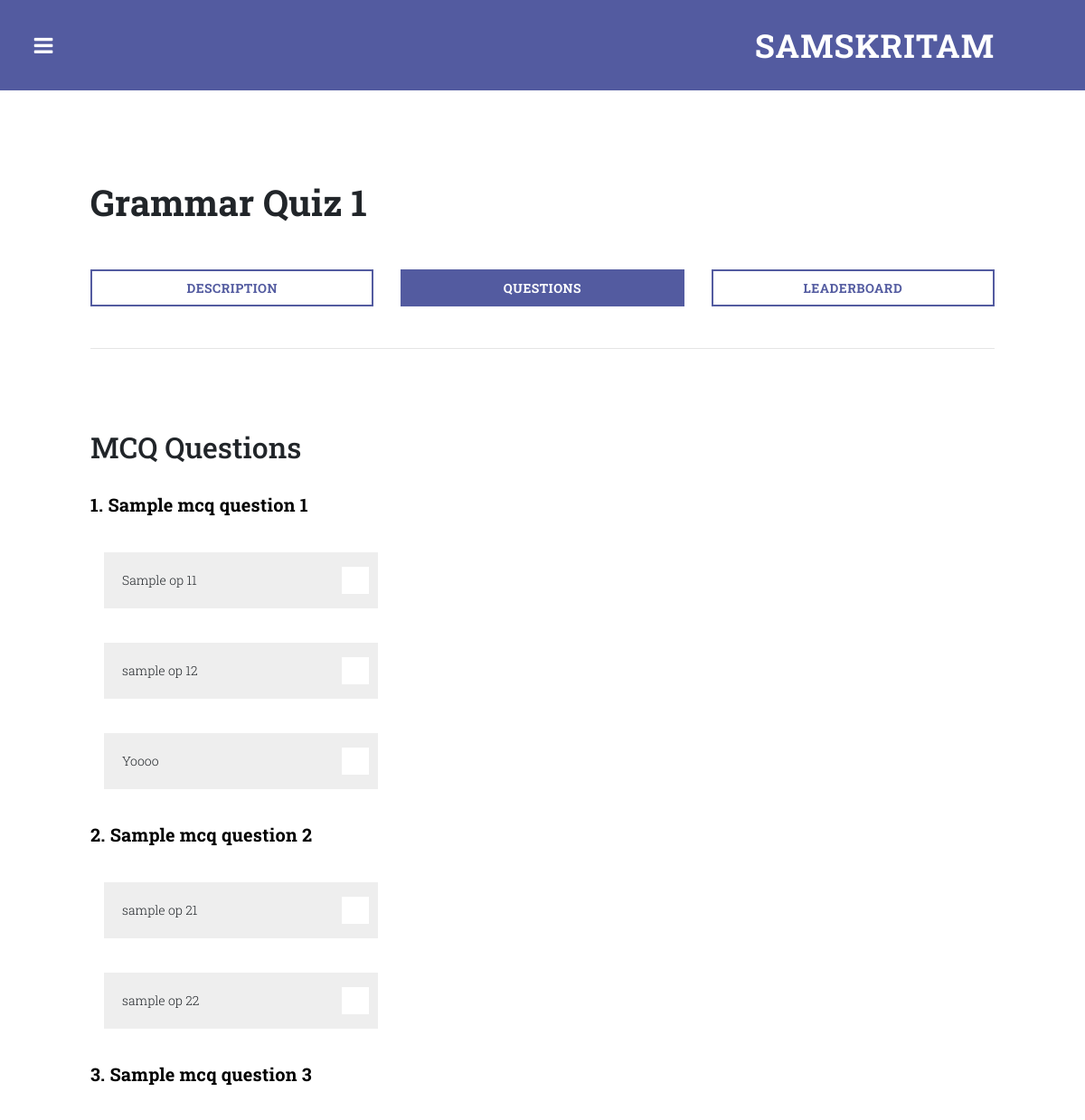
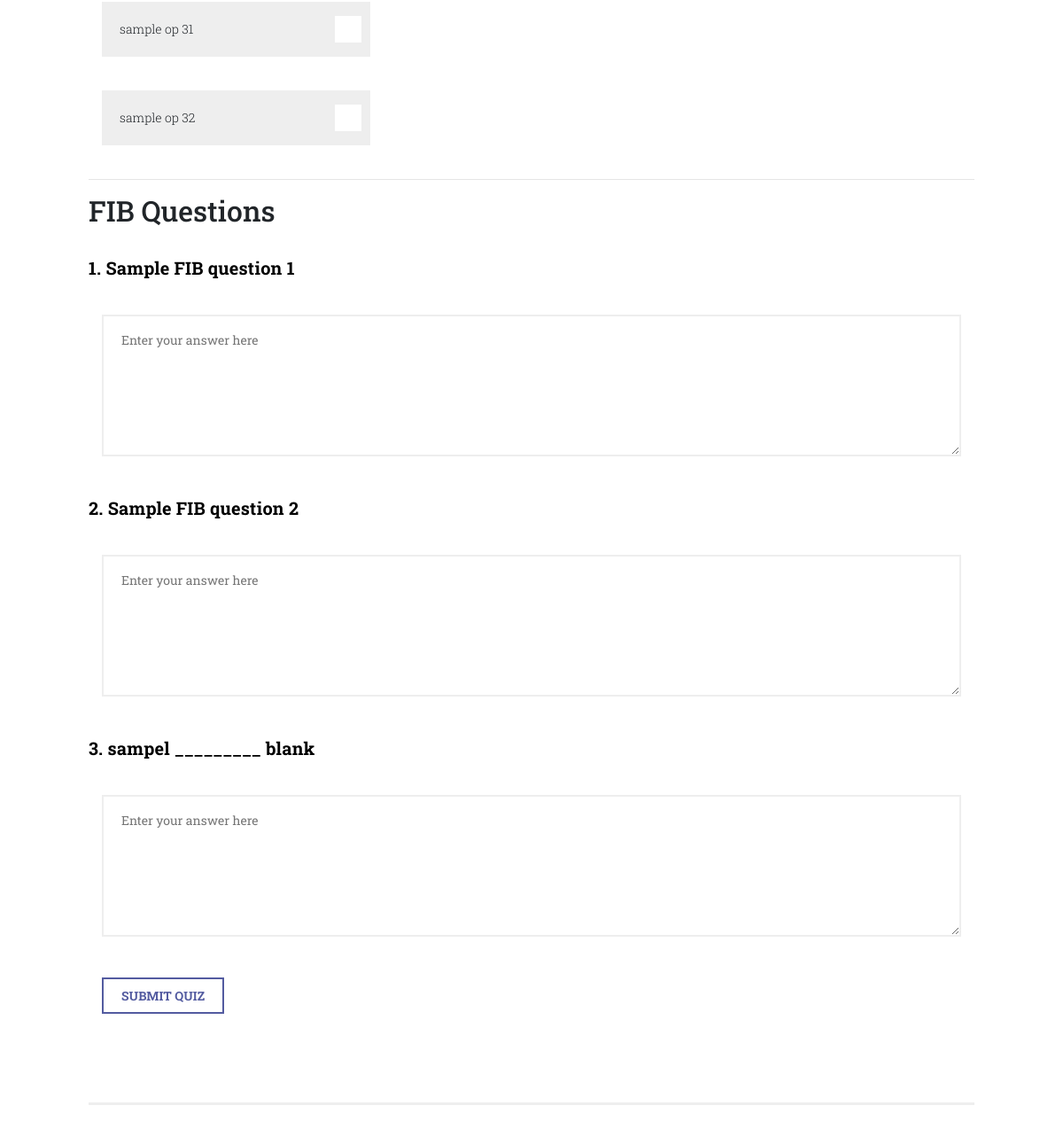
/competition_questions/1/ (signed in), run on an earlier commit of the app's database (2 pictures, top to bottom).
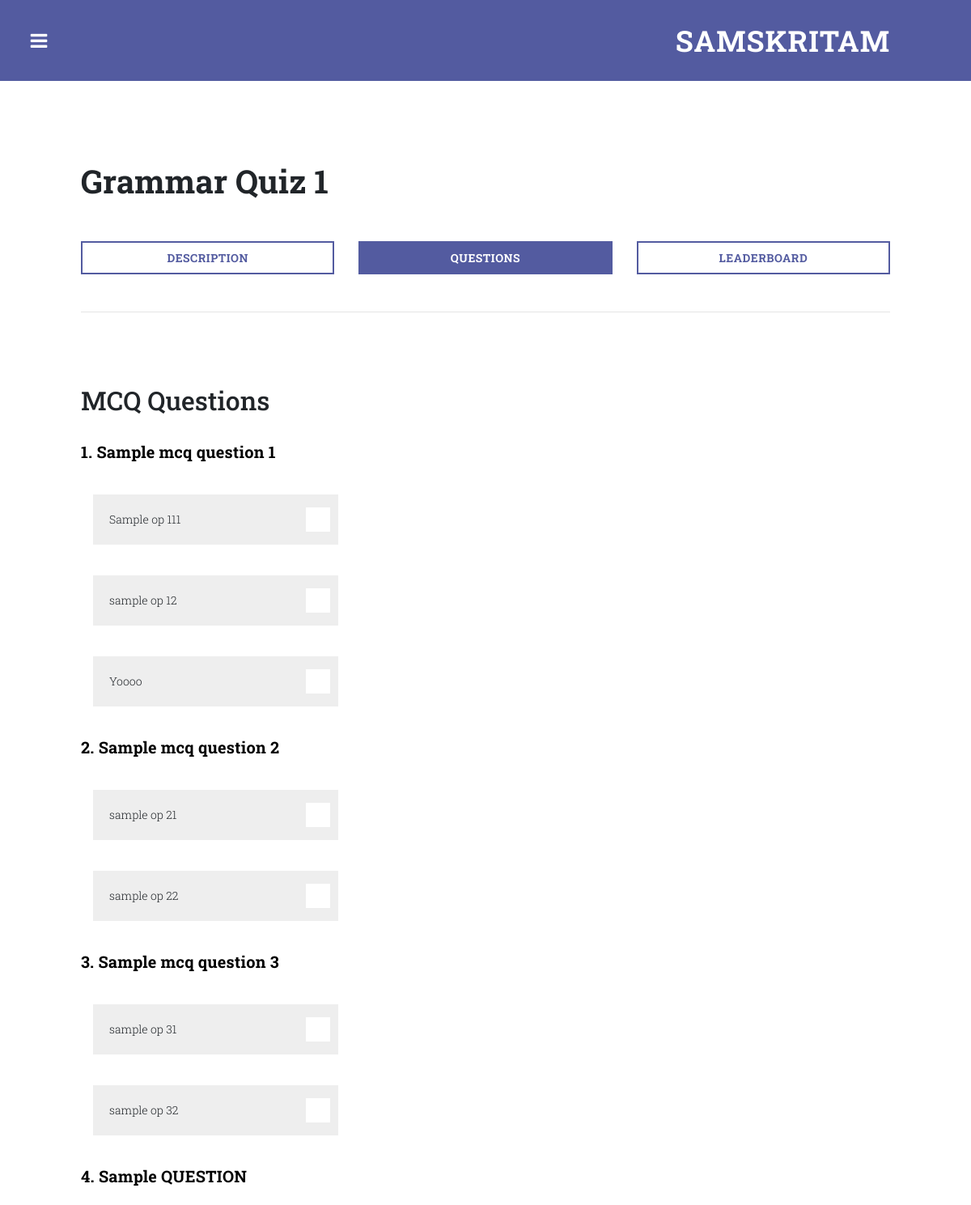
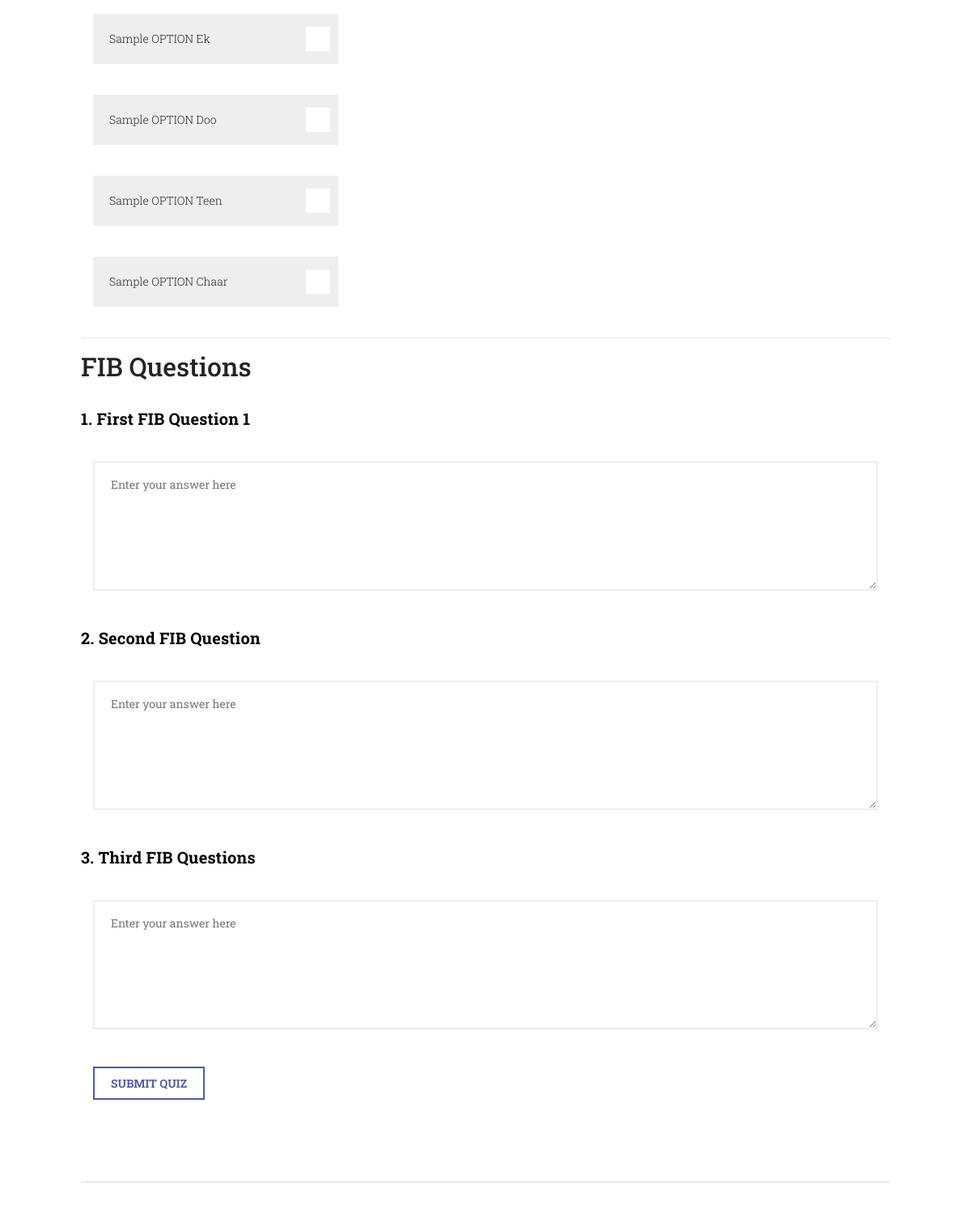
And on a later commit of the database (2 pictures, top to bottom).
### main/models.py (models this page shows, shortened)
class MCQ_question(models.Model):
    contest = models.ForeignKey(Competition,on_delete=models.SET_NULL,null=True,related_name='mcq_question')
    question = models.TextField(null = True,blank = True)
    marks = models.IntegerField(default=0)

class MCQ_option(models.Model):
    contest = models.ForeignKey(Competition,on_delete=models.SET_NULL,null=True)
    question = models.ForeignKey(MCQ_question,on_delete=models.SET_NULL,null=True,related_name='mcq_option')
    correct = models.BooleanField(default=False)
    option = models.TextField(null = True,blank = True)

class FIB_question(models.Model):
    contest = models.ForeignKey(Competition,on_delete=models.SET_NULL,null=True)
    question = models.TextField(null = True,blank = True)
    marks = models.IntegerField(default=0)

### main/views.py (the view, shortened to what this page needs)
# urls.py: path('competition_questions/<int:pk>/',views.competition_questions,name="competition_questions"),
def competition_questions(request,pk):
    expert = None
    if request.user.is_authenticated:
        if Expert_data.objects.filter(user = request.user):
            expert = request.user
    competition = Competition.objects.get(pk=pk)
    answered = False
    message = None
    if not request.user.is_authenticated :
        message = "Please login to view the questions"
        return render(request,'main/home.html',{"message":message})
    if Attempted_contests.objects.filter(contest = competition,student = request.user):
        answered = True
    mcq_questions = MCQ_question.objects.filter(contest=competition)
    mcq_options = MCQ_option.objects.filter(contest=competition)
    fib_questions = FIB_question.objects.filter(contest=competition)
    pdf_questions = Pdf_question.objects.filter(contest=competition)
    fresh = False
    return render(request,'main/competition_questions.html',{"expert":expert,"answered":answered,"competition":competition,"mcq_options":mcq_options,"mcq_questions":mcq_questions,"fib_questions":fib_questions,"pdf_questions":pdf_questions})

### templates/main/competition_questions.html (shortened to what this page needs)
{%extends "main/base.html"%}
{% load static %}
{% block content %}
<div class="row">
                    <div class="col-md-12">
                    <div class="section-heading">
                      <h2 style="font-size:40px">{{competition.name}}</h2>
                    </div>
                  </div>
                      <div class="col-md-4">
                        <div class="border-rectangle-button">
                          <a href="{% url 'competition_description' pk=competition.pk %}">Description</a>
                        </div>
                      </div>
                      <div class="col-md-4">
                        <div class="filled-rectangle-button">
                          <a href="{% url 'competition_questions' pk=competition.pk %}">Questions</a>
                        </div>
                      </div>
                      <div class="col-md-4">
                        <div class="border-rectangle-button">
                          <a href="{% url 'competition_leaderboard' pk=competition.pk %}">Leaderboard</a>
                        </div>
                      </div>
                    </div>
                    <hr>
            {% if not answered %}
            <section class="forms">
              <div class="container-fluid">
                <div class="row">
                  <div class="col-md-12">
                    <form id="contact" action="" method="post">
                        {% if mcq_questions %}
                        <h2>MCQ Questions</h2>
                        <br>
                        {%endif%}
                       {% for mcq_question in mcq_questions %}
                        <p style="font-size: 20px;color: black;"><b>{{forloop.counter}}. {{mcq_question.question}}</b></p>
                        <br>
                          {% for option in mcq_options %}
                              {% if option.question == mcq_question %}
                              <div class="col-md-4 col-sm-4">
                                <div class="radio-item">
                                  <label for="mcq{{option.pk}}">{{option.option}}</label>
                                </div>
                              </div>
                              {%endif%}
                          {%endfor%}
                        {% endfor %}
                        <hr>
                        {%if fib_questions%}
                        <h2>FIB Questions</h2>
                        <br>
                        {%endif%}
                        {% for fib_question in fib_questions %}
                        <p style="font-size: 20px;color: black;"><b>{{forloop.counter}}. {{fib_question.question}}</b></p>
                        <br>
                        <div class="col-12">
                          <textarea name="fib{{fib_question.pk}}" id="fib{{fib_question.pk}}" placeholder="Enter your answer here" rows="6"></textarea>
                        </div>
                        {% endfor %}
                        <div class="col-md-12">
                          <button type="submit" id="form-submit" class="button">Submit Quiz</button>
                        </div>
                    </form>
                  </div>
                </div>
              </div>
            </section>
            {% else %}
            <h3> You have already attempted this contest !</h3>
            {%endif%}
{%endblock%}

What changed in the data, as far as the page shows it:
changed MCQ_option: option "Sample op 11" → "Sample op 111"
added MCQ_question: question "Sample QUESTION"
added MCQ_option: option "Sample OPTION Ek", shown under "Sample QUESTION"
added MCQ_option: option "Sample OPTION Doo", shown under "Sample QUESTION"
added MCQ_option: option "Sample OPTION Teen", shown under "Sample QUESTION"
added MCQ_option: option "Sample OPTION Chaar", shown under "Sample QUESTION"
changed FIB_question: question "Sample FIB question 1" → "First FIB Question 1"
changed FIB_question: question "Sample FIB question 2" → "Second FIB Question"
changed FIB_question: question "sampel _________ blank" → "Third FIB Questions"
